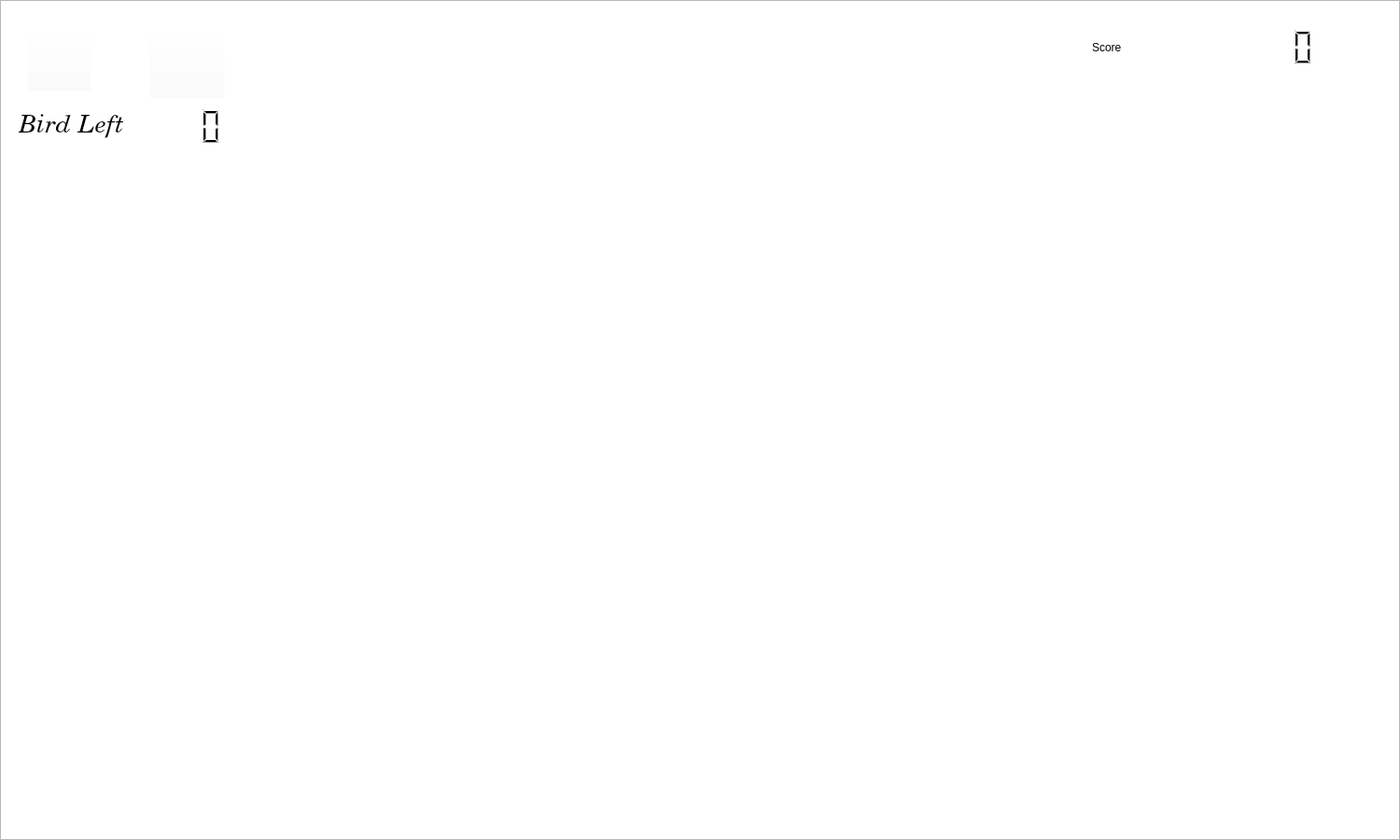
<?xml version="1.0" encoding="UTF-8"?>
<ui version="4.0">
 <class>MainWindow</class>
 <widget class="QMainWindow" name="MainWindow">
  <property name="geometry">
   <rect>
    <x>0</x>
    <y>0</y>
    <width>1500</width>
    <height>900</height>
   </rect>
  </property>
  <property name="minimumSize">
   <size>
    <width>1500</width>
    <height>900</height>
   </size>
  </property>
  <property name="maximumSize">
   <size>
    <width>1500</width>
    <height>900</height>
   </size>
  </property>
  <property name="windowTitle">
   <string>MainWindow</string>
  </property>
  <widget class="QWidget" name="centralWidget">
   <property name="minimumSize">
    <size>
     <width>1500</width>
     <height>900</height>
    </size>
   </property>
   <property name="maximumSize">
    <size>
     <width>1500</width>
     <height>900</height>
    </size>
   </property>
   <widget class="QGraphicsView" name="graphicsView">
    <property name="geometry">
     <rect>
      <x>0</x>
      <y>0</y>
      <width>1500</width>
      <height>900</height>
     </rect>
    </property>
    <property name="styleSheet">
     <string notr="true">background-image: url(:/obstacle/image/XMAS_2012_SKY.png);</string>
    </property>
    <property name="verticalScrollBarPolicy">
     <enum>Qt::ScrollBarAlwaysOff</enum>
    </property>
    <property name="horizontalScrollBarPolicy">
     <enum>Qt::ScrollBarAlwaysOff</enum>
    </property>
   </widget>
   <widget class="QLCDNumber" name="score">
    <property name="geometry">
     <rect>
      <x>1270</x>
      <y>30</y>
      <width>171</width>
      <height>41</height>
     </rect>
    </property>
    <property name="styleSheet">
     <string notr="true">background-color: rgba(255, 255, 255, 0);</string>
    </property>
   </widget>
   <widget class="QLabel" name="label">
    <property name="geometry">
     <rect>
      <x>20</x>
      <y>110</y>
      <width>141</width>
      <height>51</height>
     </rect>
    </property>
    <property name="font">
     <font>
      <family>Century Schoolbook L</family>
      <pointsize>20</pointsize>
      <italic>true</italic>
     </font>
    </property>
    <property name="text">
     <string>Bird Left</string>
    </property>
   </widget>
   <widget class="QLabel" name="label_2">
    <property name="geometry">
     <rect>
      <x>1170</x>
      <y>30</y>
      <width>161</width>
      <height>41</height>
     </rect>
    </property>
    <property name="styleSheet">
     <string notr="true">font: italic 22pt &quot;Century Schoolbook L&quot;;</string>
    </property>
    <property name="text">
     <string>Score</string>
    </property>
   </widget>
   <widget class="QLCDNumber" name="birdnum">
    <property name="geometry">
     <rect>
      <x>100</x>
      <y>115</y>
      <width>171</width>
      <height>41</height>
     </rect>
    </property>
    <property name="styleSheet">
     <string notr="true">background-color: rgba(255, 255, 255, 0);</string>
    </property>
   </widget>
   <widget class="QPushButton" name="pushButton">
    <property name="geometry">
     <rect>
      <x>30</x>
      <y>30</y>
      <width>68</width>
      <height>68</height>
     </rect>
    </property>
    <property name="styleSheet">
     <string notr="true">background-image: url(:/thing/image/RESTART BUTTON 1.png);
background-color: rgba(255, 255, 255, 0);</string>
    </property>
    <property name="text">
     <string/>
    </property>
   </widget>
   <widget class="QPushButton" name="pushButton_2">
    <property name="geometry">
     <rect>
      <x>160</x>
      <y>25</y>
      <width>81</width>
      <height>81</height>
     </rect>
    </property>
    <property name="styleSheet">
     <string notr="true">background-image: url(:/thing/image/exit.png);
background-color: rgba(255, 255, 255, 0);</string>
    </property>
    <property name="text">
     <string/>
    </property>
   </widget>
  </widget>
 </widget>
 <layoutdefault spacing="6" margin="11"/>
 <resources/>
 <connections/>
</ui>
